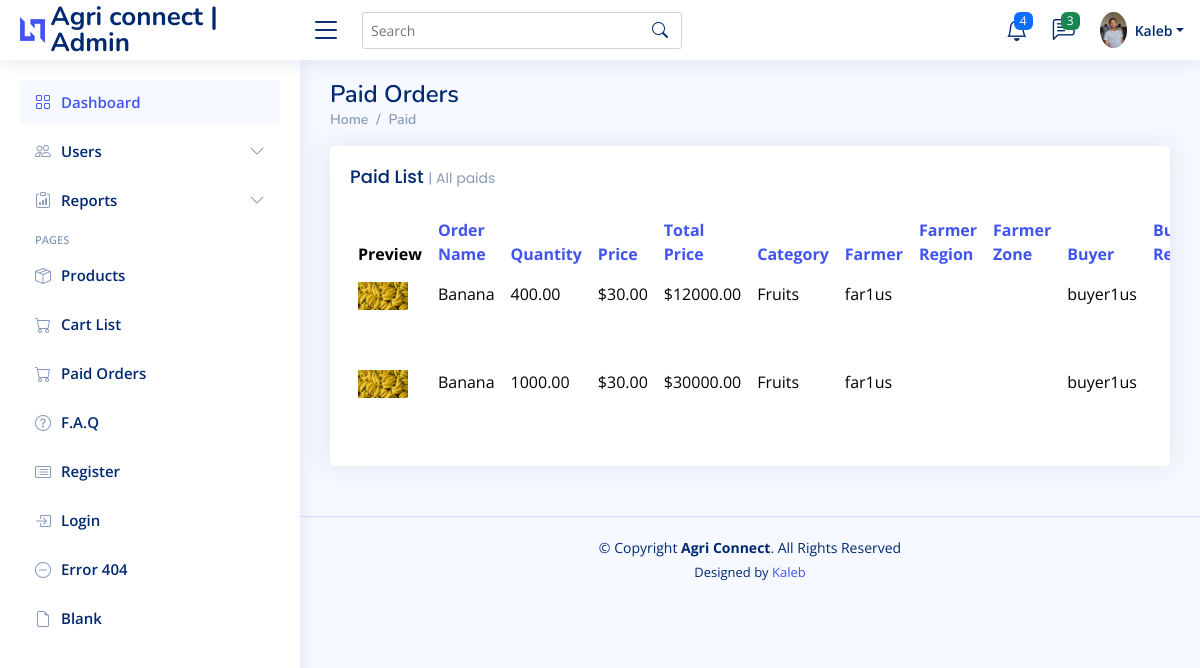
/admin-dashboard/paid_list/ (signed in), run on the app's committed database.
### app/models.py (models this page shows, shortened)
class Paid(models.Model):
    paid_product_name = models.CharField(max_length=200)
    paid_product_quantity = models.DecimalField(max_digits=10, decimal_places=2, default=0.00)
    paid_product_price = models.DecimalField(max_digits=10, decimal_places=2, default=0.00)
    paid_product_image = models.ImageField(upload_to='products/', null=True, blank=True)
    paid_product_category = models.CharField(max_length=20)
    total_price = models.DecimalField(max_digits=10, decimal_places=2, default=0.00)
    created_at = models.DateTimeField()
    ordered_at = models.DateTimeField()
    paid_at = models.DateTimeField()
    transaction_reference = models.CharField(max_length=200, unique=True)  # Reference for the transaction
    payment_status = models.CharField(max_length=50, choices=[('pending', 'Pending'), ('success', 'Success'), ('failed', 'Failed')], default='pending')  # Payment status
    farmer = models.ForeignKey(
        settings.AUTH_USER_MODEL,
        related_name='farmer_paid_product',
        on_delete=models.SET_NULL,
        null=True,
        blank=True,
        limit_choices_to={'role': 'farmer'}
    )
    buyer = models.ForeignKey(
        settings.AUTH_USER_MODEL,
        related_name='buyer_paid_product',
        on_delete=models.SET_NULL,
        null=True,
        blank=True,
        limit_choices_to={'role': 'buyer'}
    )

class CustomUser(AbstractUser):
    STATUS = (
        ('farmer', 'Farmer'),
        ('buyer', 'Buyer'),
    )
    REGIONS = (
        ('Addis Ababa', 'Addis Ababa'),
        ('Afar', 'Afar'),
        ('Amhara', 'Amhara'),
        ('Benishangul-Gumuz', 'Benishangul-Gumuz'),
        ('Dire Dawa', 'Dire Dawa'),
        ('Gambela', 'Gambela'),
        ('Harari', 'Harari'),
        ('Oromia', 'Oromia'),
        ('Sidama', 'Sidama'),
        ('SNNP', 'SNNP'),
        ('Somali', 'Somali'),
        ('Tigray', 'Tigray'),
    )
    email = models.EmailField(unique=True)
    role = models.CharField("Role", max_length=100, choices=STATUS, default='none', blank=True)
    first_name = models.CharField(max_length=100)
    last_name = models.CharField(max_length=100)
    region = models.CharField(max_length=100, choices=REGIONS)
    zone = models.CharField(max_length=100)
    phone = models.CharField(max_length=20)
    is_activated = models.BooleanField(default=False)
    is_agreed = models.BooleanField(default=True)

### app/views.py (the view)
# urls.py: path("admin-dashboard/paid_list/", views.paid_list, name='paid_list'),
@login_required
def paid_list(request):
    sort_by = request.GET.get('sort', 'created_at') #default sort
    paids = Paid.objects.all().order_by(sort_by) #changed products to paids.
    context = {
        'paids': paids, #changed products to paids.
        'filter_title': 'All paids', #or change according to filter.
    }
    return render(request, 'dashboard/paid.html', context)

### app/templates/dashboard/paid.html (shortened to what this page needs)
{% extends 'dashboard/include/navbar.html' %}
{% block content %}
{% load static %}
<div class="pagetitle">
  <h1>Paid Orders</h1>
  <nav>
    <ol class="breadcrumb">
      <li class="breadcrumb-item"><a href="{% url 'admin_dashboard' %}">Home</a></li>
      <li class="breadcrumb-item active"><a href="#">Paid</a></li>
    </ol>
  </nav>
</div>
<div class="col-12">
    <div class="card top-selling overflow-auto">
        <div class="card-body pb-0">
            <h5 class="card-title">Paid List <span>| {{ filter_title }}</span></h5>
            <table class="table table-borderless">
                <thead>
                    <tr>
                        <th scope="col">Preview</th>
                        <th scope="col"><a href="?sort=paid_product_name">Order Name</a></th>
                        <th scope="col"><a href="?sort=paid_product_quantity">Quantity</a></th>
                        <th scope="col"><a href="?sort=paid_product_price">Price</a></th>
                        <th scope="col"><a href="?sort=total_price">Total Price</a></th>
                        <th scope="col"><a href="?sort=paid_product_category">Category</a></th>
                        <th scope="col"><a href="?sort=farmer__username">Farmer</a></th>
                        <th scope="col"><a href="?sort=region">Farmer Region</a></th>
                        <th scope="col"><a href="?sort=zone">Farmer Zone</a></th>
                        <th scope="col"><a href="?sort=buyer__username">Buyer</a></th>
                        <th scope="col"><a href="?sort=region">Buyer Region</a></th>
                    </tr>
                </thead>
                <tbody>
                    {% for paid in paids %}
                    <tr>
                        <th scope="row">
                            {% if paid.paid_product_image %}
                                <a href="#"><img src="{{ paid.paid_product_image.url }}" alt="{{ paid.paid_product_name }}" style="max-width: 50px; max-height: 50px;"></a>
                            {% else %}
                                <a href="#"><img src="https://via.placeholder.com/50" alt="Placeholder" style="max-width: 50px; max-height: 50px;"></a>
                            {% endif %}
                        </th>
                        <td>{{ paid.paid_product_name }}</td>
                        <td>{{ paid.paid_product_quantity }}</td>
                        <td>${{ paid.paid_product_price }}</td>
                        <td>${{ paid.total_price }}</td>
                        <td>{{ paid.paid_product_category }}</td>
                        <td>{{ paid.farmer.username }}</td>
                        <td>{{ paid.farmer.region }}</td>
                        <td>{{ paid.farmer.zone }}</td>
                        <td>{{ paid.buyer.username }}</td>
                        <td>{{ paid.buyer.region }}</td>
                    </tr>
                    {% empty %}
                    <tr>
                        <td colspan="9" class="text-center">No paids found.</td>
                    </tr>
                    {% endfor %}
                </tbody>
            </table>
        </div>
    </div>
</div>
<footer id="footer" class="footer">
  <div class="copyright">
    &copy; Copyright <strong><span>Agri Connect</span></strong>. All Rights Reserved
  </div>
  <div class="credits">
      Designed by <a href="#">Kaleb</a>
  </div>
</footer>
  {% endblock %}

### static/assets/css/style.css (style rules this page uses)
:root { scroll-behavior: smooth; }
body { font-family: "Open Sans", sans-serif; background: #f6f9ff; color: #444444; }
a { color: #4154f1; text-decoration: none; }
h1, h2, h3, h4, h5, h6 { font-family: "Nunito", sans-serif; }
.pagetitle { margin-bottom: 10px; }
.pagetitle h1 { font-size: 24px; margin-bottom: 0; font-weight: 600; color: #012970; }
.card { margin-bottom: 30px; border: none; border-radius: 5px; box-shadow: 0px 0 30px rgba(1, 41, 112, 0.1); }
.card-title { padding: 20px 0 15px 0; font-size: 18px; font-weight: 500; color: #012970; font-family: "Poppins", sans-serif; }
.card-title span { color: #899bbd; font-size: 14px; font-weight: 400; }
.card-body { padding: 0 20px 20px 20px; }
.breadcrumb { font-size: 14px; font-family: "Nunito", sans-serif; color: #899bbd; font-weight: 600; }
.breadcrumb a { color: #899bbd; transition: 0.3s; }
.breadcrumb .breadcrumb-item::before { color: #899bbd; }
.breadcrumb .active { color: #51678f; font-weight: 600; }
@media (min-width: 1200px) { #main, #footer { margin-left: 300px; } }
.footer { padding: 20px 0; font-size: 14px; transition: all 0.3s; border-top: 1px solid #cddfff; }
.footer .copyright { text-align: center; color: #012970; }
.footer .credits { padding-top: 5px; text-align: center; font-size: 13px; color: #012970; }

### data on the page
Paid: paid_product_image (picture), paid_product_name "Banana", paid_product_quantity "400.00", paid_product_price "30.00", total_price "12000.00", paid_product_category "Fruits", farmer.username "far1us", buyer.username "buyer1us"
Paid: paid_product_image (picture), paid_product_name "Banana", paid_product_quantity "1000.00", paid_product_price "30.00", total_price "30000.00", paid_product_category "Fruits", farmer.username "far1us", buyer.username "buyer1us"

### other printed values
{{ filter_title }} "All paids"
